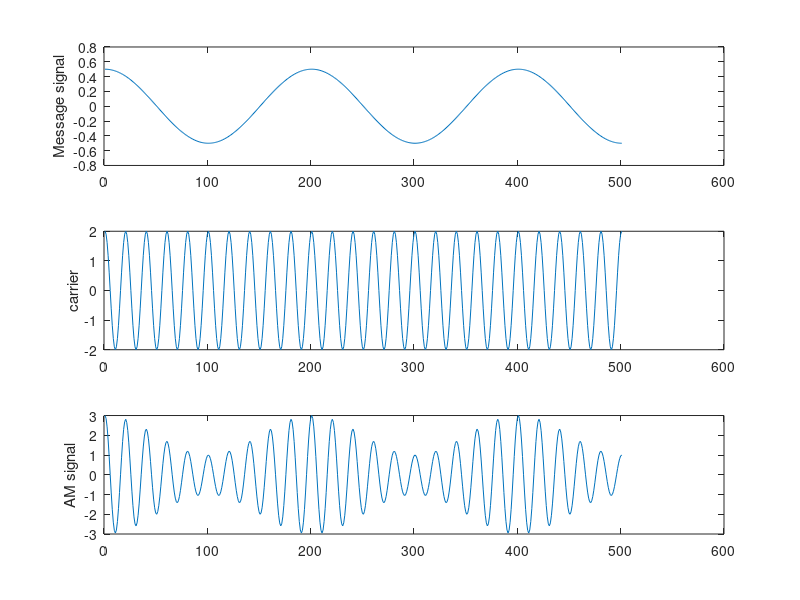

MATLAB code to generate this figure:

clc;
clear all;
close all;

Ac=2; %carrier amplitude
fc=0.5; %carrier frequency
Am=.5; %message signal amplitude
fm=.05; %message signal frequency
Fs=100; %sampling rate/frequency

ka=1;%Amplitude Sensitivity

t=[0:0.1:50];%defining the time range & disseminating it into samples
ct=Ac*cos(2*pi*fc*t); %defining the carrier signal wave
mt=Am*cos(2*pi*fm*t); %defining the message signal
AM=ct.*(1+ka*mt); %Amplitude Modulated wave, according to the standard definition

subplot(3,1,1);%plotting the message signal wave
plot(mt);
ylabel('Message signal');

subplot(3,1,2); %plotting the carrier signal wave
plot(ct);
ylabel('carrier');

subplot(3,1,3); %plotting the amplitude modulated wave
plot(AM);
ylabel('AM signal');